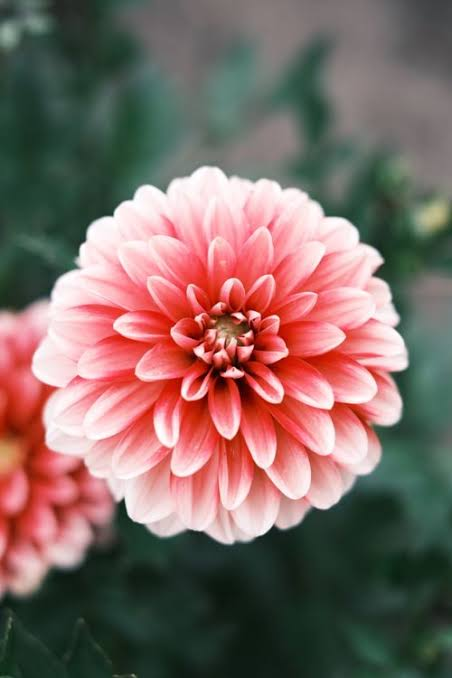
#> input picture image.jpg, 452 x 678 px
$ python closing.py
#> lines starting #> are read from the running program, lines starting #| are printed output that depends on the picture; after the words box and inside, x2 and y2 are one past the last pixel; in counts of white or black regions, pixels touching at a corner belong together

import cv2
import numpy as np

# Read the input image
img = cv2.imread("image.jpg")
#> img is the input picture: shape (678, 452, 3); mean B, G, R 99.9, 105.6, 128.6

if img is None:
    print("Error: Image not found!")
    exit()

# Convert image to grayscale
gray = cv2.cvtColor(img, cv2.COLOR_BGR2GRAY)
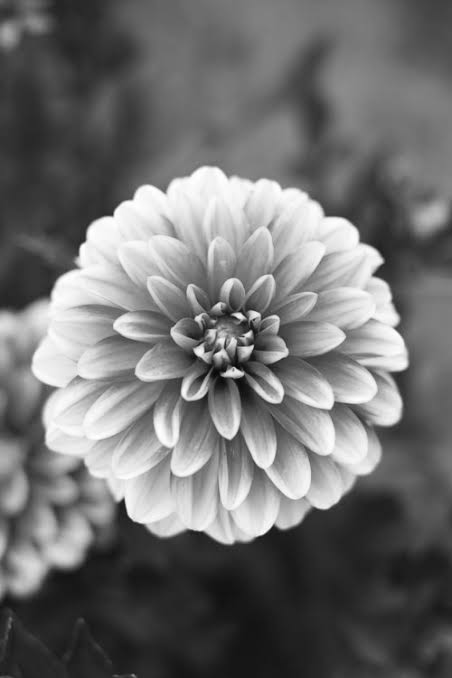
#> gray: shape (678, 452); min 6, max 255, mean 111.8

# Convert grayscale image into binary image
_, binary = cv2.threshold(
    gray, 127, 255, cv2.THRESH_BINARY
)
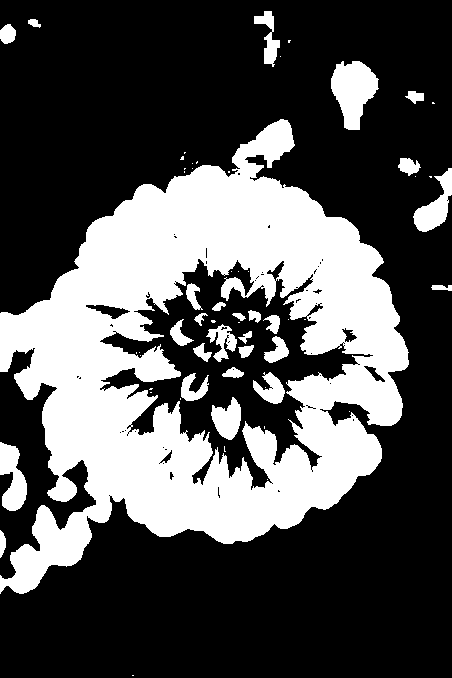
#> binary: shape (678, 452); 32.1% white; 59 white regions (32 under 20 px), largest, box (x1, y1, x2, y2) and area: (0, 119, 409, 594) 88128, (331, 61, 379, 130) 2100, (0, 442, 27, 511) 1197

# Create a structuring element
kernel = np.ones((5, 5), np.uint8)

# Apply Closing operation
closing = cv2.morphologyEx(
    binary, cv2.MORPH_CLOSE, kernel
)
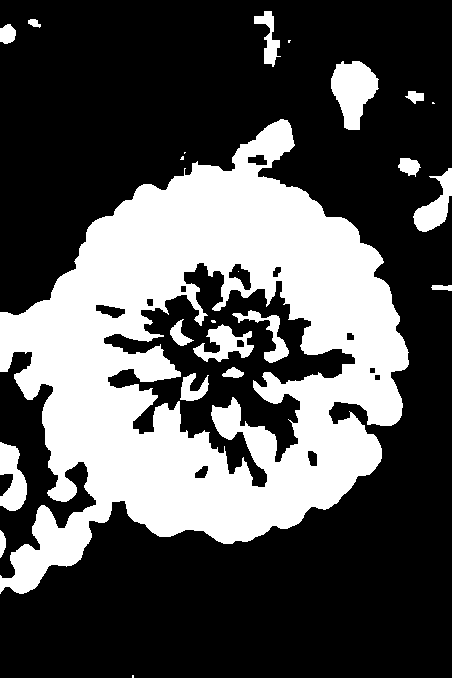
#> closing: shape (678, 452); 33% white; 23 white regions (7 under 20 px), largest, box (x1, y1, x2, y2) and area: (0, 119, 409, 594) 92282, (331, 61, 379, 130) 2106, (0, 442, 27, 511) 1225

# Display the images
cv2.imshow("Original Image", img)
cv2.imshow("Binary Image", binary)
cv2.imshow("Closing Operation", closing)

# Save the output
cv2.imwrite("closing_output.jpg", closing)

cv2.waitKey(0)
cv2.destroyAllWindows()
